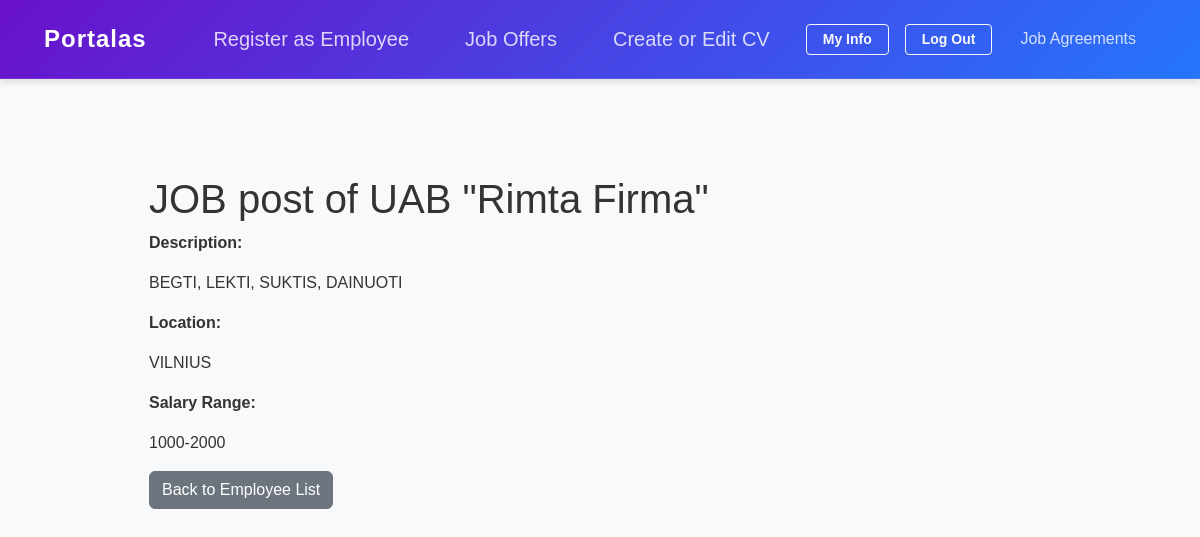
The app's page /employer/employer/job-posts/1/ (signed in) with its own data.
### employer/models.py (models this page shows, shortened)
class JobPost(models.Model):
    employer = models.ForeignKey(Employer, on_delete=models.CASCADE)
    title = models.CharField(max_length=255)
    description = models.TextField()
    location = models.CharField(max_length=255)
    salary_range = models.CharField(max_length=100)
    created_at = models.DateTimeField(auto_now_add=True)
    submitted_cvs = models.ManyToManyField(CV, blank=True, related_name="applied_jobs")  # Reference CV

class Employer(models.Model):
    user = models.OneToOneField(User, on_delete=models.CASCADE)  # Link to User
    company_name = models.CharField(max_length=255, verbose_name="Įmonės pavadinimas")
    contact_name = models.CharField(max_length=255, verbose_name="Kontaktinis asmuo")
    email = models.EmailField(unique=True, verbose_name="El. paštas")
    phone_number = models.CharField(max_length=20, verbose_name="Telefono numeris")
    created_at = models.DateTimeField(auto_now_add=True, verbose_name="Sukurta")
    updated_at = models.DateTimeField(auto_now=True, verbose_name="Atnaujinta")
    is_active = models.BooleanField(default=False, verbose_name="Aktyvus")  # Aktyvuojama po el. pašto patvirtinimo
    logo = models.ImageField(blank=True, null=True, upload_to='employer_logos/')
    class Meta:
        verbose_name = "Employer"
        verbose_name_plural = "Employers"
        ordering = ['-created_at']
    def __str__(self):
        return self.company_name

### employer/views.py (the view)
# urls.py: path('employer/job-posts/<int:pk>/', jobpost_detail, name='jobpost_detail'),
@login_required
def jobpost_detail(request, pk):
    print (pk)
    print ('bum')
    job_post = get_object_or_404(JobPost, pk=pk)
    return render(request, 'employer/jobpost_detail.html', {'job_post': job_post})

### employer/templates/employer/jobpost_detail.html
{% extends 'base_employee.html' %}
{% block content %}
<div class="container mt-5">
    <h1>JOB post of {{ job_post.employer }}</h1>
    <p><strong>Description:</strong></p>
    <p>{{ job_post.description }}</p>
    <p><strong>Location:</strong></p>
    <p>{{ job_post.location }}</p>
    <p><strong>Salary Range:</strong></p>
    <p>{{ job_post.salary_range }}</p>
    <a href="{% url 'employer:employer_dashboard' %}" class="btn btn-secondary">Back to Employee List</a>
</div>
{% endblock %}

### static/css/styles.css (style rules this page uses)
body { font-family: 'Arial', sans-serif; margin: 0; padding: 0; background-color: #f8f9fa; color: #333; }

### records on screen
JobPost: employer "UAB \"Rimta Firma\"", description "BEGTI, LEKTI, SUKTIS, DAINUOTI", location "VILNIUS", salary_range "1000-2000"
